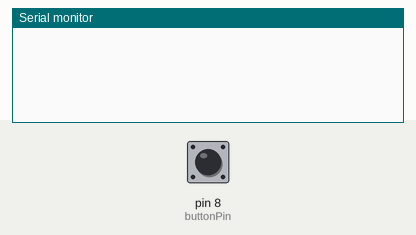
Bench run of a sketch on a simulated Arduino Uno, built with avr-gcc and run on an emulated ATmega328P. On the bench: the last lines printed to the serial monitor. The inputs (shaded band) are chosen by the test bench; at power-on: pin 8 (buttonPin) HIGH.

Above: at 1.2 s.
1.3 s: pin 8 (buttonPin) pulled LOW for 0.15 s
At 1.9 s:
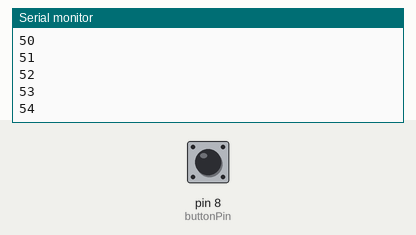
2.9 s: pin 8 (buttonPin) pulled LOW for 1 s
At 4.4 s:
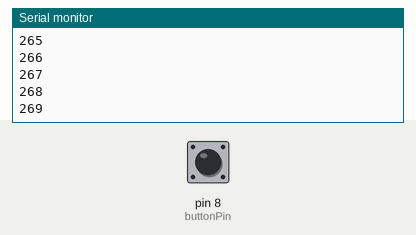
5.4 s: pin 8 (buttonPin) pulled LOW for 0.15 s
At 6.2 s:
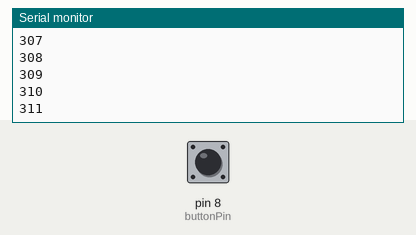
Timing chart, 0 to 8.4 s (numbered marks = the images above; inputs shaded):
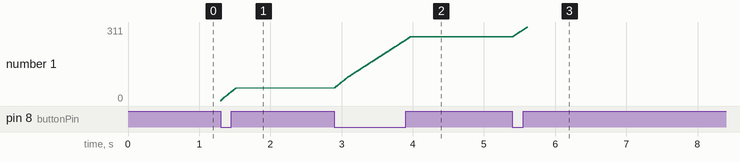

Measured:
- after the input at 1.3 s, the serial monitor: prints a new line at once (image 1)
- after the input at 2.9 s, the serial monitor: prints a new line at once (image 2)
- plotted number 1: 54 → 269 after the input at 2.9 s

The sketch:

Arduino_day_1.ino
```cpp
int buttonPin = 8;
int counter = 0;
void setup() {
  // put your setup code here, to run once:
  Serial.begin(9600);
pinMode(buttonPin, INPUT_PULLUP);
}

void loop() {

int buttonState = digitalRead(buttonPin);
//Serial.println(buttonState);

  if (buttonState == 0){
    Serial.println(counter);
    counter++;
  }
  // put your main code here, to run repeatedly:
 //Serial.println(counter);

 //counter+=100;
 //increment counter^^
}
```
